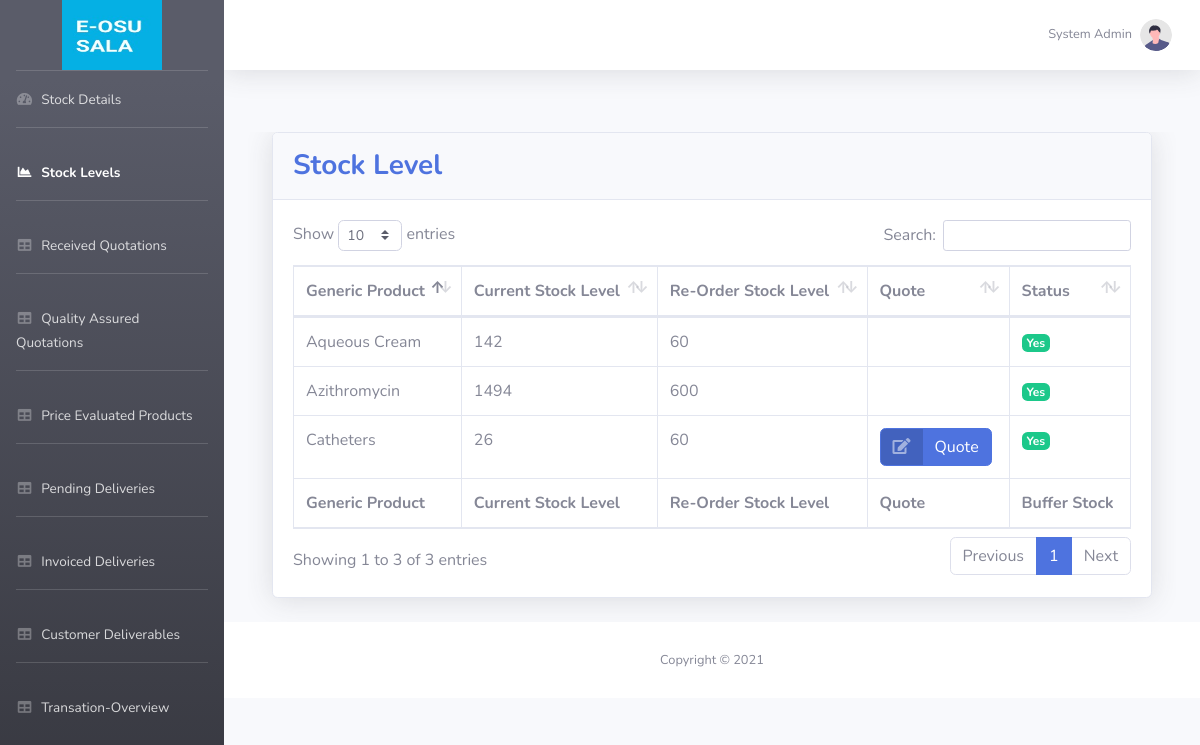
Page /index.php?page=stockLevel (signed in) on the committed database.
### tables this page shows
CREATE TABLE `generic` (
  `generic_id` int(11) NOT NULL,
  `Category_category_id` int(11) NOT NULL,
  `name` varchar(100) NOT NULL,
  `current_stock_level` int(11) DEFAULT NULL,
  `reorder_stock_level` int(11) DEFAULT NULL,
  `buffer_stock_level` int(11) DEFAULT NULL,
  `status` varchar(45) DEFAULT NULL,
  `total_space` int(11) DEFAULT NULL,
  `total_req_per_year` int(11) DEFAULT NULL,
  `monthly_consumption` int(11) DEFAULT NULL,
  `lead_time` int(11) DEFAULT NULL,
  `purchese_amount` int(11) DEFAULT NULL,
  `create_date` datetime NOT NULL,
  `update_date` datetime DEFAULT NULL,
  `Active` tinyint(4) DEFAULT 1
);

### view/stockLevel.php (the view, shortened to what this page needs)
<!DOCTYPE html>
<html lang="en">
<head>
</head>
<body id="page-top">
    <?php include 'config/database.php';
    ?>
    <div id="wrapper">
        <div id="content-wrapper" class="d-flex flex-column">
            <div id="content">
                <div class="container-fluid">
                    <div class="card shadow mb-4">
                        <div class="card-header py-3">
                            <h3 class="m-0 font-weight-bold text-primary">Stock Level</h3>
                        </div>
                        <div class="card-body">
                            <div class="table-responsive">
                                <table class="table table-bordered" id="dataTable" width="100%" cellspacing="0">
                                    <thead>
                                        <tr>
                                            <th>Generic Product</th>
                                            <th>Current Stock Level</th>
                                            <th>Re-Order Stock Level</th>
                                            <th>Quote</th>
                                            <th>Status</th>
                                        </tr>
                                    </thead>
                                    <tfoot>
                                        <tr>
                                            <th>Generic Product</th>
                                            <th>Current Stock Level</th>
                                            <th>Re-Order Stock Level</th>
                                            <th>Quote</th>
                                            <th>Buffer Stock</th>
                                        </tr>
                                    </tfoot>
                                    <tbody>
                                        <?php
                                        $generic = $conn->query("SELECT * FROM Generic order by generic_id asc");
                                        while($row=$generic->fetch_assoc()):
								        ?>
                                        <tr>
                                            <td><?php echo $row["name"]; ?> </td>
                                            <td><?php echo $row["current_stock_level"]; ?></td>
                                            <td><?php echo $row["reorder_stock_level"]; ?></td>
                                            <td>
                                                <?php
                                            if(($row["reorder_stock_level"] >= $row["current_stock_level"])){
                                                 ?>
                                                <a href="" dissabled class="btn btn-primary btn-icon-split quote_edit"
                                                    data-toggle="modal" data-target="#quoteinvitation" id="quote_btn"
                                                    data-gen-name="<?php echo $row["name"]; ?>"
                                                    data-gen-id="<?php echo $row["generic_id"]; ?>"
                                                    data-total-space="<?php echo $row["total_space"]; ?>"
                                                    data-c-stock="<?php echo $row["current_stock_level"]; ?>"
                                                    data-monthly-con="<?php echo $row["monthly_consumption"]; ?>"
                                                    data-lead-time="<?php echo $row["lead_time"]; ?>">
                                                    <span class="icon text-white-50">
                                                        <i class="fas fa-edit"></i>
                                                    </span>
                                                    <span class="text">Quote</span>
                                                </a> <?php  } ?>
                                            </td>
                                            <td> <?php
                                                if($row["Active"] == 1){
                                                    echo '<span class="badge badge-success text">Yes</span>';
                                                }else{
                                                    echo '<span class="badge badge-danger text">No</span>';
                                                }
                                                ?></td>
                                        </tr>
                                        <?php endwhile; ?>
                                    </tbody>
                                </table>
                            </div>
                        </div>
                    </div>
                </div>
            </div>
        </div>
    </div>
</body>
</html>

### rows in the picture
generic: name "Aqueous Cream", current_stock_level "142", reorder_stock_level "60", Active "Yes"
generic: name "Azithromycin", current_stock_level "1494", reorder_stock_level "600", Active "Yes"
generic: name "Catheters", current_stock_level "26", reorder_stock_level "60", Active "Yes"

### other values in the picture
$_SESSION["Name"] "System Admin"
